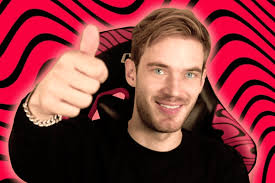
#> input picture Pewdiepie1.jpg, 275 x 183 px
$ python Robert.py
#> lines starting #> are read from the running program, lines starting #| are printed output that depends on the picture
import imageio as img
import numpy as np
import matplotlib.pyplot as plt

image = img.imread("Pewdiepie1.jpg", mode='F')
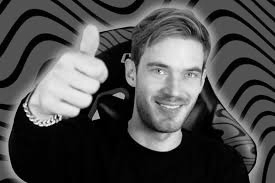
#> image: shape (183, 275) float32; min 0, max 253.2, mean 77.5

robertX = np.array([
    [1, 0],
    [0, -1]
])

robertY = np.array([
    [0, 1],
    [-1, 0]
])

imgPad = np.pad(image, pad_width=1, mode='constant', constant_values=0)
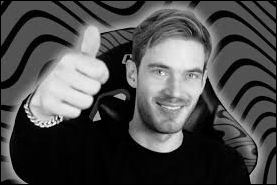
#> imgPad: shape (185, 277) float32; min 0, max 253.2, mean 76.2

Gx = np.zeros_like(image)
Gy = np.zeros_like(image)

for y in range(1, imgPad.shape[0]-1):
    for x in range(1, imgPad.shape[1]-1):
        region = imgPad[y-1:y+1, x-1:x+1]
        Gx[y-1, x-1] = (region * robertX).sum()
        Gy[y-1, x-1] = (region * robertY).sum()
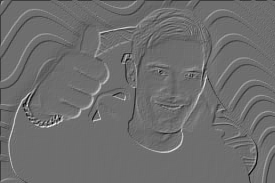
#> Gx: shape (183, 275) float32; min -183.6, max 239.9, mean -0.3; drawn with min black and max white
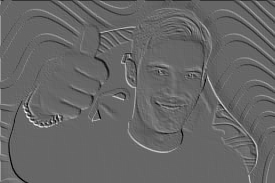
#> Gy: shape (183, 275) float32; min -165.8, max 245.3, mean 0.1; drawn with min black and max white


G = np.sqrt(Gx**2 + Gy**2)
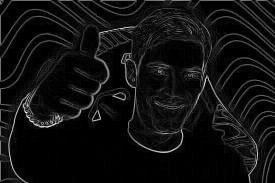
#> G: shape (183, 275) float32; min 0, max 265.8, mean 17.6; drawn with min black and max white
G = (G / G.max()) * 255
G = np.clip(G, 0, 255)
G = G.astype(np.uint8)

plt.figure(figsize=(10, 10))

plt.subplot(2, 2, 1)
plt.title("Original Image")
plt.imshow(image, cmap='gray')

plt.subplot(2, 2, 2)
plt.title("Gradient X (Robert)")
plt.imshow(Gx, cmap='gray')

plt.subplot(2, 2, 3)
plt.title("Gradient Y (Robert)")
plt.imshow(Gy, cmap='gray')

plt.subplot(2, 2, 4)
plt.title("Edge Detection (Robert)")
plt.imshow(G, cmap='gray')

plt.tight_layout()
plt.show()
